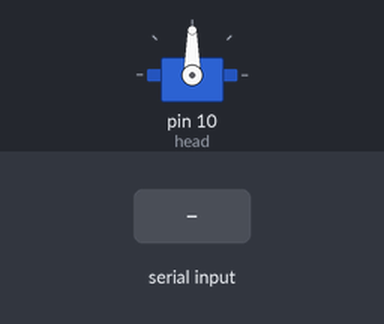
Recording of a sketch running on a simulated Arduino Uno, built with avr-gcc and run on an emulated ATmega328P. Shown: servo. The inputs (shaded band) are chosen by the test bench.

Above: at 1.2 s.
1.3 s: "90,45\n" received over Serial
At 2.4 s:
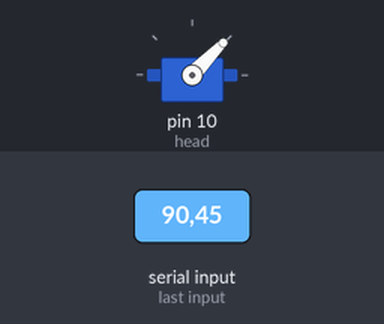
2.8 s: "30,150\n" received over Serial
At 3.8 s:
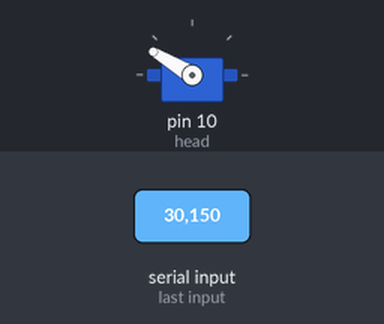
4.3 s: "5\n" received over Serial
At 4.8 s:
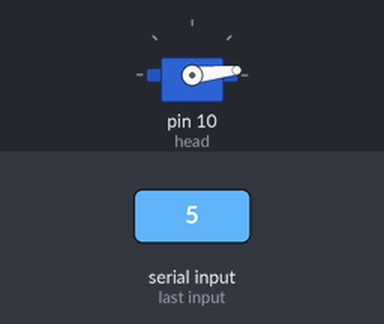
Timing chart, 0 to 7.3 s (numbered marks = the images above; inputs shaded):
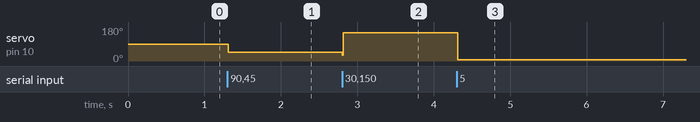

Measured:
- after the input at 1.3 s, servo on pin 10 (head): 90° → 46° at once
- after the input at 2.8 s, servo on pin 10 (head): 46° → 149° at once
- after the input at 4.3 s, servo on pin 10 (head): 149° → 6° at once

The sketch:

ServoControl.ino
```cpp
#include <Servo.h>                              // Includes Servo Library

Servo head;                                     // Servo motor that controls the head
int angle = 0;                                  // Keeps the current / last angle
int newAngle = 0;                               // The angle that is sent in
const int MaxChars = 4;                         // Max characters that can be sent in
char strValue[MaxChars + 1];                    // "Array" that holds value that's being sent in
int index = 0;                                  // Used for receiving serial input

// Initial setup
void setup()
{
 Serial.begin(9600);                            // Initializing serial communication
 head.attach(10);                               // Initialize servo motor to pin 10
 angle = 90;                                    // Default angle = 90 degrees
}

// Blank loop - using serialEvent instead
void loop() {}

// Runs when a serial event is received
void serialEvent()
{
  while(Serial.available())
  {
    // Value has been received, set to temp ch
    char ch = Serial.read();

    if (index < MaxChars && isDigit(ch))
    {
      // Add ch to the "value" array
      strValue[index++] = ch;
    }
    else
    {
      strValue[index] = 0;
      newAngle = atoi(strValue);                // Computes the new angle to be set

      if (newAngle > 0 && newAngle < 180)
      {
        if (newAngle < angle)
        {
          // Decrement angle by one degree to prevent errors
          while (angle > newAngle)
          {
            head.write(angle);
            angle -= 1;
          }
        }
        else
        {
          // Increment angle by one degree to prevent errors
          while (angle < newAngle)
          {
            head.write(angle);
            angle += 1;
          }
        }

        index = 0;                              // Reset index after new angle is set
        angle = newAngle;                       // Set angle holder to the new angle
      }
    }
  }
}
```
